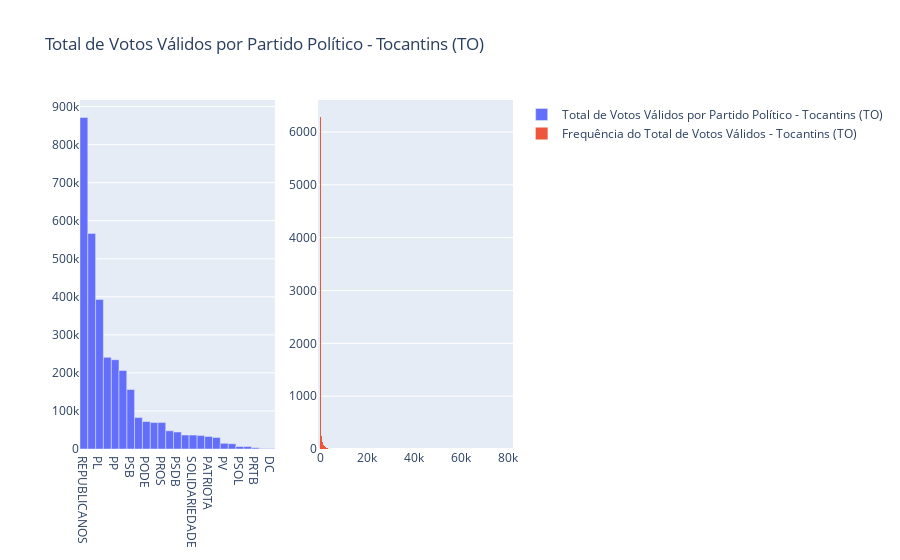

The notebook cell saved with this chart:
### Markdown cell above
![image.png](attachment:image.png)

### Code cell
from plotly.subplots import make_subplots
import plotly.graph_objs as go

# Cria um subplot com duas colunas e uma linha
fig = make_subplots(rows=1, cols=2)

# Adiciona o gráfico de barras na primeira coluna
fig.add_trace(
    go.Bar(x=tabela_partidos['SG_PARTIDO'], y=tabela_partidos['QT_TOTAL_VOTOS_VALIDOS'], 
           name='Total de Votos Válidos por Partido Político - Tocantins (TO)'),
    row=1, col=1
)

# Adiciona o histograma na segunda coluna
fig.add_trace(
    go.Histogram(x=eleicao['QT_TOTAL_VOTOS_VALIDOS'], 
                 name='Frequência do Total de Votos Válidos - Tocantins (TO)'),
    row=1, col=2
)

# Atualiza o layout do subplot
fig.update_layout(title='Total de Votos Válidos por Partido Político - Tocantins (TO)')
fig.update_xaxes(categoryorder='total descending')

# Mostra o subplot
fig.show()

### Figure 1 — Plotly figure (JSON) as saved in the notebook; plotly's stock layout.template omitted (floating-point values rounded to 4 significant figures; data arrays with more than 128 entries replaced by an {"elided": "..."} marker saying what was removed)
{"data": [{"name": "Total de Votos Válidos por Partido Político - Tocantins (TO)", "type": "bar", "x": ["AVANTE", "CIDADANIA", "DC", "MDB", "PATRIOTA", "PC do B", "PDT", "PL", "PMB", "PODE", "PP", "PROS", "PRTB", "PSB", "PSC", "PSD", "PSDB", "PSOL", "PT", "PTB", "PV", "REDE", "REPUBLICANOS", "SOLIDARIEDADE", "UNIÃO"], "xaxis": "x", "y": [6555, 35296, 1206, 69423, 32687, 30487, 36711, 392991, 13841, 72312, 234723, 69420, 2990, 156321, 82545, 206379, 44641, 6676, 240839, 47813, 14840, 1486, 871367, 36483, 566640], "yaxis": "y"}, {"name": "Frequência do Total de Votos Válidos - Tocantins (TO)", "type": "histogram", "x": {"elided": "8540 int values"}, "xaxis": "x2", "yaxis": "y2"}], "layout": {"title": {"text": "Total de Votos Válidos por Partido Político - Tocantins (TO)"}, "xaxis": {"anchor": "y", "categoryorder": "total descending", "domain": [0, 0.45]}, "xaxis2": {"anchor": "y2", "categoryorder": "total descending", "domain": [0.55, 1]}, "yaxis": {"anchor": "x", "domain": [0, 1]}, "yaxis2": {"anchor": "x2", "domain": [0, 1]}}}
